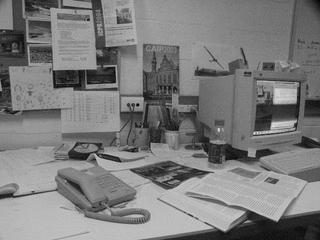
%> input picture Modul2/Bilder/computerR.jpg, 320 x 240 px
$ octave CVHA2.m   (GNU Octave 9; MATLAB toolbox functions it lacks are replaced by stand-ins)
%> lines starting %> are read from the running program, lines starting %| are printed output that depends on the picture; in (x1, y1, x2, y2) boxes, pixels count from 0 and x2, y2 are one past the last pixel; in counts of white or black regions, pixels touching at a corner belong together; the program's own positions count from 1
### Modul2/sobel_xy.m
function [Ix,Iy]=sobel_xy(I)
%Interpolations Filter
di = [1  2 1];
%Ableitungs Filter
dd = [1 0 -1];
Ix=conv2(di,dd,I,'same');
Iy=conv2(dd,di,I,'same');
end

### Modul2/harris_detektor.m
function  Merkmale=harris_detektor(Bild,W,k,tau,tile_size,N,min_dist,do_plot)
%% Überprüfung der Eingabeparameter
switch nargin
    case 1
        W=7;
        k=0.03;
        tau = 0.01;
        tile_size = [40,40];
        N = 5;
        min_dist = 10;

    case 2
        k=0.03;
        tau = 0.01;
        tile_size = [40,40];
        N = 5;
        min_dist = 10;
    case 3
        tau = 0.01;
        tile_size = [40,40];
        N = 5;
        min_dist = 10;
    case 4
        tile_size = [40,40];
        N = 5;
        min_dist = 10;
    case 5
        N = 5;
        min_dist = 10;
    case 6
        min_dist = 10;
end

%Falls Tilesize nur als Skalar, erstelle quadratisches Fenster
if numel(tile_size) == 1
    tile_size=[tile_size,tile_size];
end
%% Vorbereitung zur Feature Detektion
%Hier noch eine weitere Gradienten-Funktion angegeben, die Gradienten
%mittels Gauss Filter approximiert, siehe Skript
%[Ix,Iy ]= Bild_gradient(Bild,1);
[Ix,Iy ]= sobel_xy(Bild);

%Wir wählen hier ein Fenster mit Gauss-Gewichtung zur besseren Bestimmung der
%Position der Merkmale. Üblicherweise kann man sigma = Filterlänge/5
%wählen.
fmask1   = fspecial('gaussian',[W,1],W/5);
%Das wäre die Fensterung ohne Gewichtung
%fmask1   = ones(W,1);

%Bestimmung der Einträge der G-Matrix
%G(1,1) Summe aller Ix^2 in Fenster W
Ixqval  = double(conv2(fmask1,fmask1,Ix.^2, 'same'));
%G(2,2) Summe aller Iy^2 in Fenster W
Iyqval  = double(conv2(fmask1,fmask1,Iy.^2, 'same'));
%G(1,2) und G(2,1) Summe aller Ix*Iy in Fenster W
Ixyval  = double(conv2(fmask1,fmask1,Ix.*Iy, 'same'));


%% Eigentliche Feature Detektion über Harrismessung
% Harrismessung
corner   = ((Ixqval.*Iyqval - Ixyval.^2) - k*(Ixqval + Iyqval).^2);


%Hier wäre der Code für erste Version, betrachte nur jeweils den kleineren
%Eigenwert der G-Matrizen. Die Eigenwerte einer 2x2 Matrix können ganz
%einfach berechnet werden ohne eine spezielle Funktion. Das /2 könnte auch
%weggelassen werden, um Rechenzeit zu sparen.
% sq=sqrt(Iyqval.^2 - 2.*Ixqval.*Iyqval + 4.*Ixyval.^2 + Ixqval.^2);
% EW1 = (-sq + Iyqval + Ixqval)/2;
% EW2 = (sq + Iyqval + Ixqval)/2;
% corner=zeros(size(EW1));

%Da man nicht weiß, welcher der berechneten Eigenwerte der kleinere ist,
%wird hier die Auswahl getroffen
% Selection = EW1<EW2;
% corner(Selection)=EW1(Selection);
% corner(~Selection)=EW2(~Selection);


test_tau = mean(corner(corner>0))*0.6;

% Da oben in Ixqval usw. wieder eine Faltung stattgefunden hat, müssen die
% Nullränder unterdrückt werden. Maske zur Unterdrückung wird in
% Funktion zeroBorder erstellt.
corner = corner.*zeroBorder(corner,ceil(W/2));

%Schwellwertbildung der Merkmale
corner(corner<=max(tau,test_tau)) = 0;

%% Einführung maximaler Anzahl an Merkmalen + minimaler Abstand 2er Merkmale

%Das AKKA ist ein Akkumulator Feld. Das Akkumulator Feld gibt
%Aufschluss darüber, wie viele Merkmale pro Kachel schon gefunden wurden.
%Somit muss der Wert des Elementes des AKKAs, welches der Kachel
%entspricht, in der ein Merkmal gefunden wurde, um 1 erhöht werden, wenn ein
%neues Merkmal detektiert wurde
AKKA = zeros(ceil(size(Bild,1)/tile_size(1)),ceil(size(Bild,2)/tile_size(2)));

%Die Matrix Cake beinhaltet eine "Kuchenmatrix", die eine kreisförmige
%Anordnung von Nullen beinhaltet und der Rest ist mit Einsen aufgefüllt.
%Diese dient dazu, dass man von jedem Merkmalspunkt nicht extra die
%Distanzen zu allen anderen Merkmalen bestimmen muss, sondern einfach die
%Punkte unterdrückt, die diesen minimalen Abstand nicht einhalten
Cake    = cake(min_dist);

%Damit diese Matrix Cake immer mit der Region um den gefundenen
%Merkmalspunkt elementweise multipliziert werden kann, auch an den Rändern
%der Matrix corner, wird die Matrix corner um einen "Nullrand", der genau
%dem minimalen Abstand entspricht, erweitert
Z = zeros(size(corner,1)+2*min_dist,size(corner,2)+2*min_dist);
Z((min_dist + 1):(size(corner,1)+min_dist),(min_dist + 1):(size(corner,2)+min_dist)) = corner;
corner = Z;


%Sortierung der Merkmale der Stärke nach absteigend
[sorted_list,sorted_index] = sort(corner(:),'descend');
%Eliminiere alle Indizes deren Merkmalsstärke = 0 (durch Schwellwert)
sorted_index(sorted_list==0)=[];

%Maximale Anzahl an Iterationen, falls alle Merkmale die in der sorted list
%vorkommen und deren Stärke größer 0 ist als endgültige Merkmale detektiert
%werden
end_search      = numel(sorted_index);
size_corner     = size(corner);

% Hier werden die Merkmale gespeichert. Die maximale Anzahl an Merkmalen
% entspricht der Anzahl der Kacheln * N. Damit initialisieren wir die
% Matrix Merkmale um Geschwindigkeitsverluste durch Speicherallokation zu vermeiden.
Merkmale=zeros(2,min(numel(AKKA)*N,end_search));
feature_count=1;


for  current_point = 1:end_search
    % Nehme nächstes Element aus sortierter Liste
    pt_index = sorted_index(current_point);
    %Falls dieser Punkt aufgrund von Distanz oder erreichter maximaler
    %Anzahl an Merkmalen pro Fenster schon auf 0 gesetzt wurde, wird hier
    %gestoppt und das nächste Element untersucht

    if(corner(pt_index)==0)
            continue;
    else
           %Extrahiere Reihen- und Spaltenindex. ind2sub wäre die
           %entsprechende Matlabfunktion, ist allerdings deutlich
           %langsamer als die verwendete Berechnung der Indizes
           %[row,col]=ind2sub(size_corner,pt_index). Unterschied kann bei
           %sehr vielen Merkmalen im Bereich von 100ms liegen.
           col = floor(pt_index/size_corner(1));
           row = pt_index - col*size_corner(1);
           col = col + 1;
    end


    %Berechnung der Indizes, und damit der ID der zum gefundenen
    %Merkmalspunkt korrespondierenden Kachel Ex und Ey
    Ex = floor((row-min_dist-1)/(tile_size(1)))+1;
    Ey = floor((col-min_dist-1)/(tile_size(2)))+1;

    %Erhöhe entsprechenden Wert des Akkumulator-Arrays und
    AKKA(Ex,Ey)=AKKA(Ex,Ey)+1;
    %multipliziere Region um den gefundenen Merkmalspunkt elementweise
    %mit der Kuchenmaske
    corner(row-min_dist:row+min_dist,col-min_dist:col+min_dist)=corner(row-min_dist:row+min_dist,col-min_dist:col+min_dist).*Cake;
    %Teste ob entsprechende Kachel schon genügend Merkmale beinhaltet
    if AKKA(Ex,Ey)==N
        %Falls ja, setzte alle verbleibenden Merkmale innerhalb dieser Kachel
        %auf 0
        corner((((Ex-1)*tile_size(1))+1+min_dist):min(size(corner,1),Ex*tile_size(1)+min_dist),(((Ey-1)*tile_size(2))+1+min_dist):min(size(corner,2),Ey*tile_size(2)+min_dist))=0;
    end

    %Speichere den Merkmalspunkt. Da wir die Matrix, die alle Merkmalspunkte
    %beinhaltet, um einen Nullrand der Breite min_dist vergrößert haben,
    %müssen wir diesen noch von den x,y-Koordinaten des gefundenen Merkmals
    %subtrahieren
    Merkmale(:,feature_count)=[col-min_dist;row-min_dist];
    feature_count = feature_count+1;
end

%Lösche alle unnötigen 0-Einträge der Vorinitialisierung
Merkmale = Merkmale(:,1:feature_count-1);

% [10 lines of commented-out code are left out]
end

### Modul2/zeroBorder.m
function Mask=zeroBorder(I,W)
Mask=zeros(size(I));
Mask((W+1):(size(I,1)-W),(W+1):(size(I,2)-W))=1;

### Modul2/punkt_korrespondenzen.m
%PUNKT_KORRESPONDENZEN
function [Korrespondenzen]=punkt_korrespondenzen(B1,B2,Mpt1,Mpt2,W,min_corr,do_plot)
% check the input parameters
switch nargin
    case 4
        W=7;
        min_corr= 0.9;
        do_plot = 1;
    case 5
        min_corr = 0.9;
        do_plot = 1;
    case 6
        do_plot = 1;
    case 7 ;
    otherwise
        disp('Error: Mindestens 4 und maximal 7 Parameter!');
end

tic % start time measurement

W1 = floor(W/2);
number_points=size(Mpt1,2);

%allocate the result matrice
NCC_final = [Mpt1; zeros(3,number_points) ];

for ii = 1:number_points

    %solve the edge problem in  picture 1

    % if the point is near to the left side
    if (Mpt1(2,ii)-W1) <= 0
       left_size_Y = Mpt1(2,ii) - 1;
    else
        left_size_Y = W1;
    end
    % if the point is near to the right side
    if (Mpt1(2,ii)+W1) > size(B1,1)
        right_size_Y = size(B1,1) - Mpt1(2,ii); % if the
    else
        right_size_Y = W1;
    end
    % if the point is near to the top
    if (Mpt1(1,ii)-W1) <= 0
        up_size_X = Mpt1(1,ii) - 1;
    else
        up_size_X = W1;
    end
    % if the point is near to the bottom
    if (Mpt1(1,ii)+W1) > size(B1,2)
        down_size_X = size(B1,2) - Mpt1(1,ii);
    else
        down_size_X = W1;
    end

    %cut the window in the picture 1
    % if the point is near to the left side we start our window from 1
    %if the point is near t the right side we end in the size of the picture
    Window1T = B1( Mpt1(2,ii)-left_size_Y:Mpt1(2,ii)+right_size_Y , Mpt1(1,ii)-up_size_X:Mpt1(1,ii)+down_size_X );

	%calculate mean value
    MW1T = mean(Window1T(:));

    %allocate the result matrice
    NCC = zeros(1,number_points);

    %save dimensions of window in picture 1
    left_size_YM = left_size_Y; right_size_YP = right_size_Y; up_size_XM = up_size_X; down_size_XP = down_size_X;

    for jj=1:size(Mpt2,2)

        %take the dimensions of picture 1
        left_size_Y = left_size_YM; right_size_Y = right_size_YP; up_size_X = up_size_XM; down_size_X = down_size_XP;
        sizechanged = 0;

        %solve the edge problem in picture 2
        % if the point is near to the left side
        if (Mpt2(2,jj)-left_size_Y) <= 0
            left_size_Y = Mpt2(2,jj) - 1;
            sizechanged = 1;
        end
        % if the point is near to the right side
        if (Mpt2(2,jj)+right_size_Y) > size(B2,1)
            right_size_Y = size(B2,1) - Mpt2(2,jj);
            sizechanged = 1;
        end
        % if the point is near to the bottom
        if (Mpt2(1,jj)-up_size_X) <= 0
            up_size_X = Mpt2(1,jj) - 1;
            sizechanged = 1;
        end
        % if the point is near to the bottom
        if (Mpt2(1,jj)+down_size_X) > size(B2,2)
            down_size_X = size(B2,2) - Mpt2(1,jj);
            sizechanged = 1;
        end

        %check if the size of the
        if (sizechanged)

            %calculate the window of picture 1 again
            % Fenster 1 ausschneiden
            Window1 = B1( Mpt1(2,ii)-left_size_Y:Mpt1(2,ii)+right_size_Y , Mpt1(1,ii)-up_size_X:Mpt1(1,ii)+down_size_X );

            % calculate the mean value
            MW1 = mean(Window1(:));

        else
            %alte valuee nehmen
            Window1 = Window1T;
            MW1 = MW1T;
        end

        %Fenster aus Bild2 ausschneiden
        Window2 = B2( Mpt2(2,jj)-left_size_Y : Mpt2(2,jj)+right_size_Y , Mpt2(1,jj)-up_size_X : Mpt2(1,jj)+down_size_X );

		% Mittelvalue des Fensters berechnen
        MW2 = mean(Window2(:));

		% NCC-value zwichen Pixel j von Bild 2 und Pixel i von Bild 1
        NCC(jj) = sum(sum( (Window1-MW1).*(Window2-MW2) )) / ...
            sqrt( sum(sum( (Window1-MW1).^2 )) * sum(sum( (Window2-MW2).^2 )) );

    end

	% take the best corespondes in picture 2 to the point ii
	% save
    [value, index] = max(NCC);
    NCC_final(3:4,ii) = Mpt2(1:2, index);
    NCC_final(5,ii) = value;

end

% elimnate NCC which are smaller than min_corr
Korrespondenzen = NCC_final(:,NCC_final(5,:)>min_corr);

toc % calculation time
fprintf('Anzahl der Korrezpondezen: %i \n',size(Korrespondenzen,2));
%% Display the correpondences found
if nargin==7
temp = length(Korrespondenzen);
%line drawing for matched pairs
Q= [B1 B2];
figure
imshow(uint8(Q))
hold on;

for i = 1:temp
text( Korrespondenzen(1,i),Korrespondenzen(2,i), num2str(i), 'Color',...
'g','VerticalAlignment','bottom','HorizontalAlignment','left');
text( Korrespondenzen(1,i),Korrespondenzen(2,i), '\bullet', 'Color', 'g','Linewidth',2);


text( Korrespondenzen(3,i)+size(B1,2),Korrespondenzen(4,i), num2str(i), 'Color',...
'r','VerticalAlignment','bottom','HorizontalAlignment','left');
text( Korrespondenzen(3,i)+size(B1,2),Korrespondenzen(4,i), '\bullet', 'Color', 'r','Linewidth',2);

%for drwing the line joining the features
a= [Korrespondenzen(1,i),Korrespondenzen(3,i)+size(B1,2) ];
b= [Korrespondenzen(2,i),Korrespondenzen(4,i)];


line (a, b, 'color', 'b')
end

axis('off');

end

### Modul2/E_matrix.m
 function E = E_matrix(Korrespondenzen)

 % Abfrage, ob genug Korrespondenzen da sind
 if(size(Korrespondenzen,2)<8)
     disp('Error: Weniger als achte Korrespondenzen gefunden!');
     return;
 end


% Koordinaten auslesen und mit einsen erweitern
X1 = [ Korrespondenzen(1:2,:) ; ones(1,size(Korrespondenzen,2) ) ];
X2 = [ Korrespondenzen(3:4,:) ; ones(1,size(Korrespondenzen,2) ) ];

% Matrix D �ber Kronecker Produkte berechnen
D = zeros(size(Korrespondenzen,2),9);
for i = 1:size(Korrespondenzen,2)
   D(i,:) = (kron(X1(:,i),X2(:,i))).';
end

% Gen�herte L�sung von X*E = 0 ist der kleinste Eingenvektor von [D'*D]
[EV, EW] = eig((D')*D);
EV1 = EV(:,1);

% Essentielle Matrix in 3x3 Form bringen
E = reshape(EV1,3,3);


% Singulärwertzerlegung
[U,S,V] = svd(E);

%K umformen
%sigma1 = sigma2 = Mittelwert der beiden Singul�rwerte
%sigma3 = 0
S(1,1) = (S(1,1)+S(2,2))/2.0;
S(2,2) = S(1,1);
S(3,3) = 0;

%  Essentielle Matrix berechnen
Puf = diag ([1 1 -1]); % Matrix mit det = -1 benutz wenn detU=-1 oder det V= -1um die bedingungen dass U und V rotationsmatrizen sind


if (det(U)==1 && det(V)==1)
     E = U*S*V'
elseif (det(U)==1 && det(V)==-1)
     E = U*S*Puf*V'
elseif (det(U)==-1 && det(V)==1)
     E = U*Puf*S*V'
else
     E = U*Puf*S*Puf*V'

end


### Modul2/rgb_to_gray.m
function [Image]=rgb_to_gray(Input)
if(size(Input,3)~=3)
    Image=Input;
    return;
end
Image=0.299*Input(:,:,1)+0.587*Input(:,:,2)+0.114*Input(:,:,3);
end

### Modul2/cake.m
function Cake=cake(MinDist)
[X,Y]=meshgrid(-MinDist:MinDist,[-MinDist:MinDist]);
Cake=sqrt(X.^2+Y.^2)>MinDist;

### Modul2/CVHA2.m

%Hassene Khelil
%3608341
%khelil.hassen@gmail.com


%Code
close all;
warning off;
% [4 lines of commented-out code are left out]
B1 = double(imread('Bilder/computerR.jpg'));
%> B1: size 240x320 double; min 0, max 236, mean 123.5; mean of the top-left, top-right, bottom-left and bottom-right quarters 115.1, 113.8, 143.5, 121.6
B2 = double(imread('Bilder/computerL.jpg'));
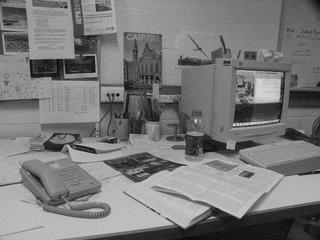
%> input picture Modul2/Bilder/computerL.jpg, 320 x 240 px
%> B2: size 240x320 double; min 0, max 229, mean 121.6; mean of the top-left, top-right, bottom-left and bottom-right quarters 117.7, 113.2, 140.1, 115.6
%B1 = double(imread('Bilder/schweinR.jpg'));
%B2 = double(imread('Bilder/schweinL.jpg'));


W=9;

B1    = rgb_to_gray(B1);
B2    = rgb_to_gray(B2);

%Hier kann nat�rlich an den Werten gedreht werden
Mpt1=harris_detektor(B1,W,0.03,0.1,[64,48],10,7,1);
%> in harris_detektor, `test_tau = mean(corner(corner>0))*0.6;`: test_tau = 22646270.9
%> in zeroBorder, `Mask((W+1):(size(I,1)-W),(W+1):(size(I,2)-W))=1;`:
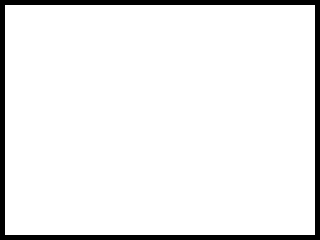
%> Mask: size 240x320 double; values 0 (black) and 1 (white), 92.8% white; 1 black region, box (x1, y1, x2, y2) and area: (0, 0, 320, 240) 5500
%> in harris_detektor, `end_search      = numel(sorted_index);`: end_search = 12504
%> the loop in harris_detektor, `for  current_point = 1:end_search` made 12504 passes
%> (pt_index, col, row, Ex, Ey) on passes 1, 9, 14, 17, 21, 35, 39, 40, 47, 55, 56: (36688, 145, 112, 2, 3), (72364, 285, 228, 4, 6), (30809, 122, 75, 2, 3), (31078, 123, 90, 2, 3), (66689, 263, 141, 3, 6), (24158, 96, 28, 1, 2), (15319, 61, 79, 2, 2), (70495, 278, 137, 3, 6), (76837, 303, 129, 2, 7), (26069, 103, 161, 3, 2), (5283, 21, 203, 4, 1)
%> pt_index on passes 2 to 7: 36689, 36942, 36434, 36943, 36435, 36687
%> after the loop in harris_detektor, `for  current_point = 1:end_search`: corner: size 254x334 double; every value is 0
%> after the loop in harris_detektor, `for  current_point = 1:end_search`: AKKA = [10 10 10 7 2 4 1; 10 10 10 10 8 10 10; 2 10 10 10 10 10 5; 2 5 10 5 7 5 2]; Merkmale = 280 columns, first 8: [138 278 115 116 256 89 54 271; 105 221 68 83 134 21 72 130]; col = 306; feature_count = 206; row = 74
%> in harris_detektor, `Merkmale = Merkmale(:,1:feature_count-1);`: Merkmale = 205 columns, first 8: [138 278 115 116 256 89 54 271; 105 221 68 83 134 21 72 130]
%> Mpt1 has the same summary as Merkmale in harris_detektor
Mpt2=harris_detektor(B2,W,0.03,0.1,[64,48],10,7,1);
%> call 2 of harris_detektor, with W = 9, k = 0.03, tau = 0.1, tile_size = [64 48], N = 10, min_dist = 7, do_plot = 1
%> in harris_detektor (call 2), `Ixyval  = double(conv2(fmask1,fmask1,Ix.*Iy, 'same'));`:
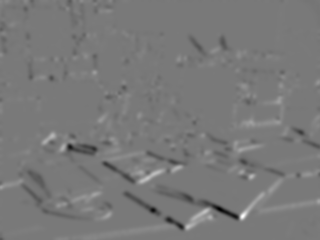
%> Ixyval: size 240x320 double; min -52164.6, max 57175.8, mean -119.8; drawn with min black and max white
%> in harris_detektor (call 2), `corner   = ((Ixqval.*Iyqval - Ixyval.^2) - k*(Ixqval + Iyqval).^2);`:
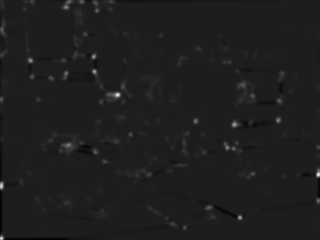
%> corner: size 240x320 double; min -491992098.4, max 3.79e+09, mean 21913550.6; drawn with min black and max white
%> in harris_detektor (call 2), `test_tau = mean(corner(corner>0))*0.6;`: test_tau = 21254203.1
%> in harris_detektor (call 2), `corner(corner<=max(tau,test_tau)) = 0;`:
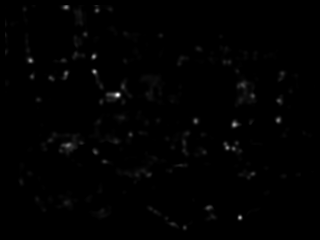
%> corner: size 240x320 double; min 0, max 3.45e+09, mean 22606670.1; drawn with min black and max white
%> in harris_detektor (call 2), `end_search      = numel(sorted_index);`: end_search = 11850
%> the loop in harris_detektor (call 2), `for  current_point = 1:end_search` made 11850 passes
%> (pt_index, col, row, Ex, Ey) on passes 1, 9, 10, 14, 19, 22, 32, 38, 45, 52: (31598, 125, 102, 2, 3), (25733, 102, 79, 2, 2), (62963, 248, 225, 4, 6), (61346, 242, 132, 2, 5), (9466, 38, 68, 1, 1), (25464, 101, 64, 1, 2), (59591, 235, 155, 3, 5), (18557, 74, 15, 1, 2), (72518, 286, 128, 2, 6), (19203, 76, 153, 3, 2)
%> pt_index on passes 2 to 7: 31599, 31852, 31853, 31344, 31345, 31597
%> after the loop in harris_detektor (call 2), `for  current_point = 1:end_search`: AKKA = [10 10 10 7 10 7 0; 6 8 10 10 6 10 5; 10 10 10 10 10 10 5; 3 9 6 7 4 4 0]; Merkmale = 280 columns, first 8: [118 95 241 235 31 94 228 67; 95 72 218 125 61 57 148 8]; col = 171; feature_count = 208; row = 55
%> in harris_detektor (call 2), `Merkmale = Merkmale(:,1:feature_count-1);`: Merkmale = 207 columns, first 8: [118 95 241 235 31 94 228 67; 95 72 218 125 61 57 148 8]
%> Mpt2 has the same summary as Merkmale in harris_detektor

Korrespondenzen=punkt_korrespondenzen(B1,B2,Mpt1,Mpt2,37,0.88,1);
%> the loop in punkt_korrespondenzen, `for ii = 1:number_points` made 205 passes
%> (MW1T, left_size_YM, value, index) on passes 18, 27: (118.1, 7, 0.333, 19), (118.6, 5, 0.486, 196)
%> (MW1T, up_size_XM, value, index) on pass 11: (157.7, 13, 0.698, 196)
%> pass 1, in punkt_korrespondenzen, `Window1T = B1( Mpt1(2,ii)-left_size_Y:Mpt1(2,ii)+right_size_Y , Mpt1(1..`:
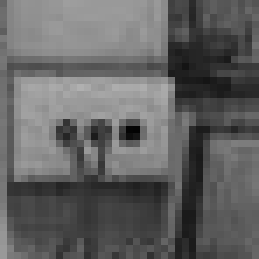
%> Window1T: size 37x37 double (shown 7 times larger); min 3, max 176, mean 98.2
%| Anzahl der Korrezpondezen: 67
%> the loop in punkt_korrespondenzen, `for i = 1:temp` made 67 passes
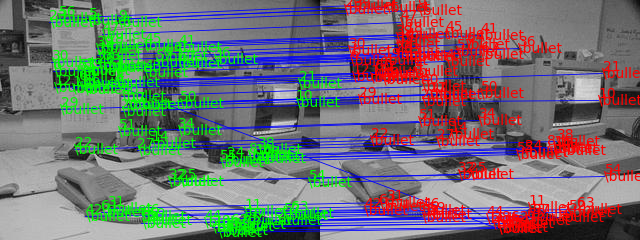
%> figure redrawn from the program's plot data

E=E_matrix(Korrespondenzen);
